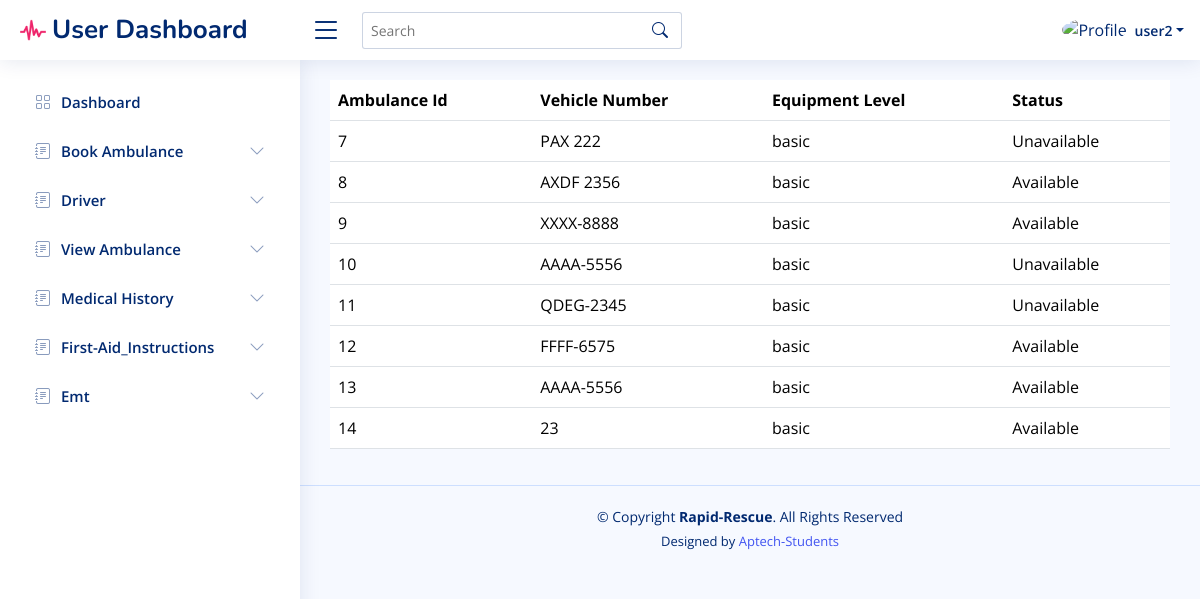
/rapid_rescue/user/view-ambulance.php (signed in), run on the app's committed database.
### tables this page shows
CREATE TABLE `ambulances` (
  `ambulance_id` int(11) NOT NULL,
  `vehicle_number` varchar(20) NOT NULL,
  `equipment_level` enum('basic','advanced') NOT NULL,
  `current_status` varchar(50) DEFAULT 'Available'
);

### rapid_rescue/user/view-ambulance.php (the view, shortened to what this page needs)
<?php include "header.php"; ?>
<?php
include "config.php";
?>
<table class="table">
  <thead>
    <tr>
      <th scope="col">Ambulance Id</th>
      <th scope="col">Vehicle Number</th>
      <th scope="col">Equipment Level</th>
      <th scope="col">Status</th>
    </tr>
  </thead>
  <tbody>
    <?php
    $sql = "SELECT * FROM ambulances";
    $res = mysqli_query($conn, $sql);
    while ($data = mysqli_fetch_array($res)) {
    ?>
      <tr>
        <td><?php echo $data['ambulance_id'] ?></td>
        <td><?php echo $data['vehicle_number'] ?></td>
        <td><?php echo $data['equipment_level'] ?></td>
        <td><?php echo $data['current_status'] ?></td>
      </tr>
    <?php
    }
    ?>
  </tbody>
</table>
<?php include "footer.php"; ?>

### rapid_rescue/user/assets/css/style.css (style rules this page uses)
:root { scroll-behavior: smooth; }
body { font-family: "Open Sans", sans-serif; background: #f6f9ff; color: #444444; }

### data on the page
ambulances: ambulance_id "7", vehicle_number "PAX 222", equipment_level "basic", current_status "Unavailable"
ambulances: ambulance_id "8", vehicle_number "AXDF 2356", equipment_level "basic", current_status "Available"
ambulances: ambulance_id "9", vehicle_number "XXXX-8888", equipment_level "basic", current_status "Available"
ambulances: ambulance_id "10", vehicle_number "AAAA-5556", equipment_level "basic", current_status "Unavailable"
ambulances: ambulance_id "11", vehicle_number "QDEG-2345", equipment_level "basic", current_status "Unavailable"
ambulances: ambulance_id "12", vehicle_number "FFFF-6575", equipment_level "basic", current_status "Available"
ambulances: ambulance_id "13", vehicle_number "AAAA-5556", equipment_level "basic", current_status "Available"
ambulances: ambulance_id "14", vehicle_number "23", equipment_level "basic", current_status "Available"

### other printed values
$_SESSION['username'] "user2"
